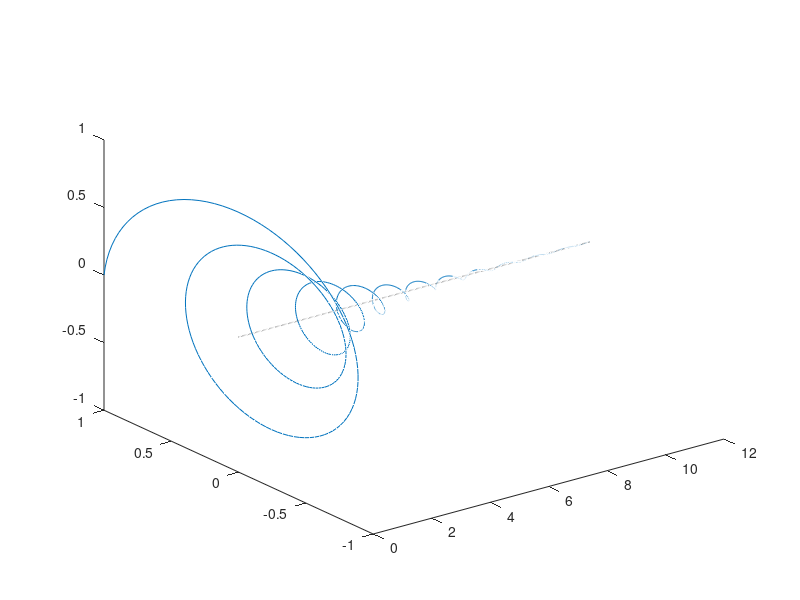

Reproduce this figure in MATLAB. (Note: this script raises an error after producing the figure.)

fig=figure('Name','Autor Nicolas David Pastran','NumberTitle','off','Color','white','position',[250 100 850 500]);       
cla('reset')
t = 0:0.01:12;
f = exp((2*pi*1i-0.5)*t);
p1=plot3(t, real(f),imag(f));hold on;
p2=plot3(t, zeros(size(t)),zeros(size(t)),'Color','black','LineWidth',1);
p1.LineWidth = 2;
p1.Color = 'blue';
title('f(t) = e^{(2 \pi -1/2)t}','Fontsize',16,'FontWeight','bold','FontName','FixedWidth');

xlabel('Tiempo [t]','Fontsize',14,'FontWeight','bold','Rotation',10);
zlabel('Eje Imaginario','Fontsize',14,'FontWeight','bold');
ylabel('Eje Real','Fontsize',14,'FontWeight','bold','Rotation',-35);

view([-25  40])

ax = gca;
ax.XAxis.Color = 'black';
ax.YAxis.Color = 'black';
ax.XScale = 'linear';
ax.XLim = [0 12];
ax.YLim = [-1.1,1.1];
ax.ZLim = [-1.1,1.1];
ax.YTick =-1:0.5:1;
ax.ZTick =-1:0.5:1;
ax.XTick =0:2:12;

ax.XGrid = 'on';
ax.YGrid = 'on';
ax.ZGrid = 'on';
ax.GridLineStyle = '--';

print(fig,'expcompleja','-dpng');